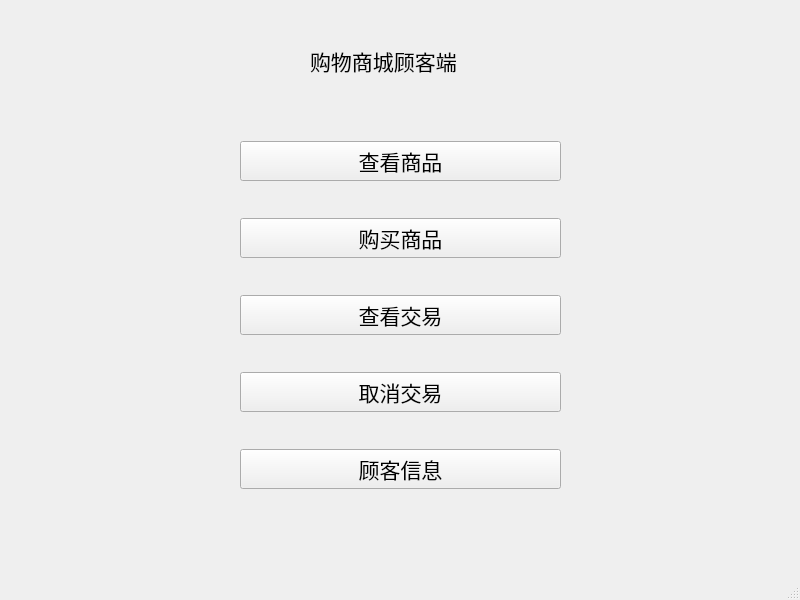
<?xml version="1.0" encoding="UTF-8"?>
<ui version="4.0">
 <class>cus_main</class>
 <widget class="QMainWindow" name="cus_main">
  <property name="geometry">
   <rect>
    <x>0</x>
    <y>0</y>
    <width>800</width>
    <height>600</height>
   </rect>
  </property>
  <property name="windowTitle">
   <string>MainWindow</string>
  </property>
  <widget class="QWidget" name="centralwidget">
   <widget class="QWidget" name="verticalLayoutWidget">
    <property name="geometry">
     <rect>
      <x>240</x>
      <y>110</y>
      <width>321</width>
      <height>411</height>
     </rect>
    </property>
    <layout class="QVBoxLayout" name="verticalLayout">
     <item>
      <widget class="QPushButton" name="view_goods">
       <property name="font">
        <font>
         <pointsize>16</pointsize>
        </font>
       </property>
       <property name="text">
        <string>查看商品</string>
       </property>
      </widget>
     </item>
     <item>
      <widget class="QPushButton" name="buy_goods">
       <property name="font">
        <font>
         <pointsize>16</pointsize>
        </font>
       </property>
       <property name="text">
        <string>购买商品</string>
       </property>
      </widget>
     </item>
     <item>
      <widget class="QPushButton" name="view_trade">
       <property name="font">
        <font>
         <pointsize>16</pointsize>
        </font>
       </property>
       <property name="text">
        <string>查看交易</string>
       </property>
      </widget>
     </item>
     <item>
      <widget class="QPushButton" name="off_trade">
       <property name="font">
        <font>
         <pointsize>16</pointsize>
        </font>
       </property>
       <property name="text">
        <string>取消交易</string>
       </property>
      </widget>
     </item>
     <item>
      <widget class="QPushButton" name="cus_info">
       <property name="font">
        <font>
         <pointsize>16</pointsize>
        </font>
       </property>
       <property name="text">
        <string>顾客信息</string>
       </property>
      </widget>
     </item>
    </layout>
   </widget>
   <widget class="QLabel" name="label">
    <property name="geometry">
     <rect>
      <x>310</x>
      <y>20</y>
      <width>201</width>
      <height>81</height>
     </rect>
    </property>
    <property name="font">
     <font>
      <pointsize>16</pointsize>
     </font>
    </property>
    <property name="text">
     <string>购物商城顾客端</string>
    </property>
   </widget>
  </widget>
  <widget class="QMenuBar" name="menubar">
   <property name="geometry">
    <rect>
     <x>0</x>
     <y>0</y>
     <width>800</width>
     <height>26</height>
    </rect>
   </property>
  </widget>
  <widget class="QStatusBar" name="statusbar"/>
 </widget>
 <resources/>
 <connections/>
</ui>
